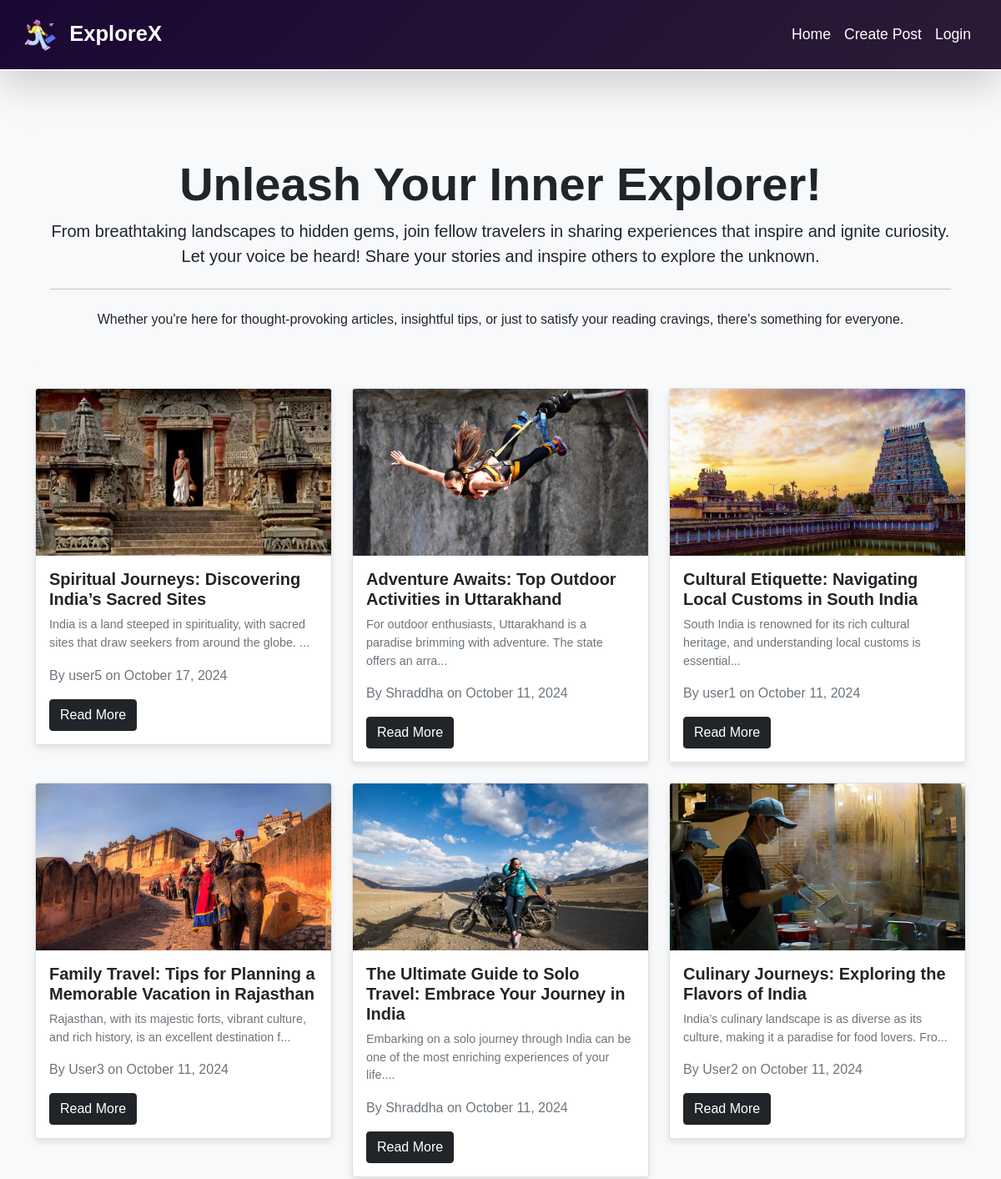
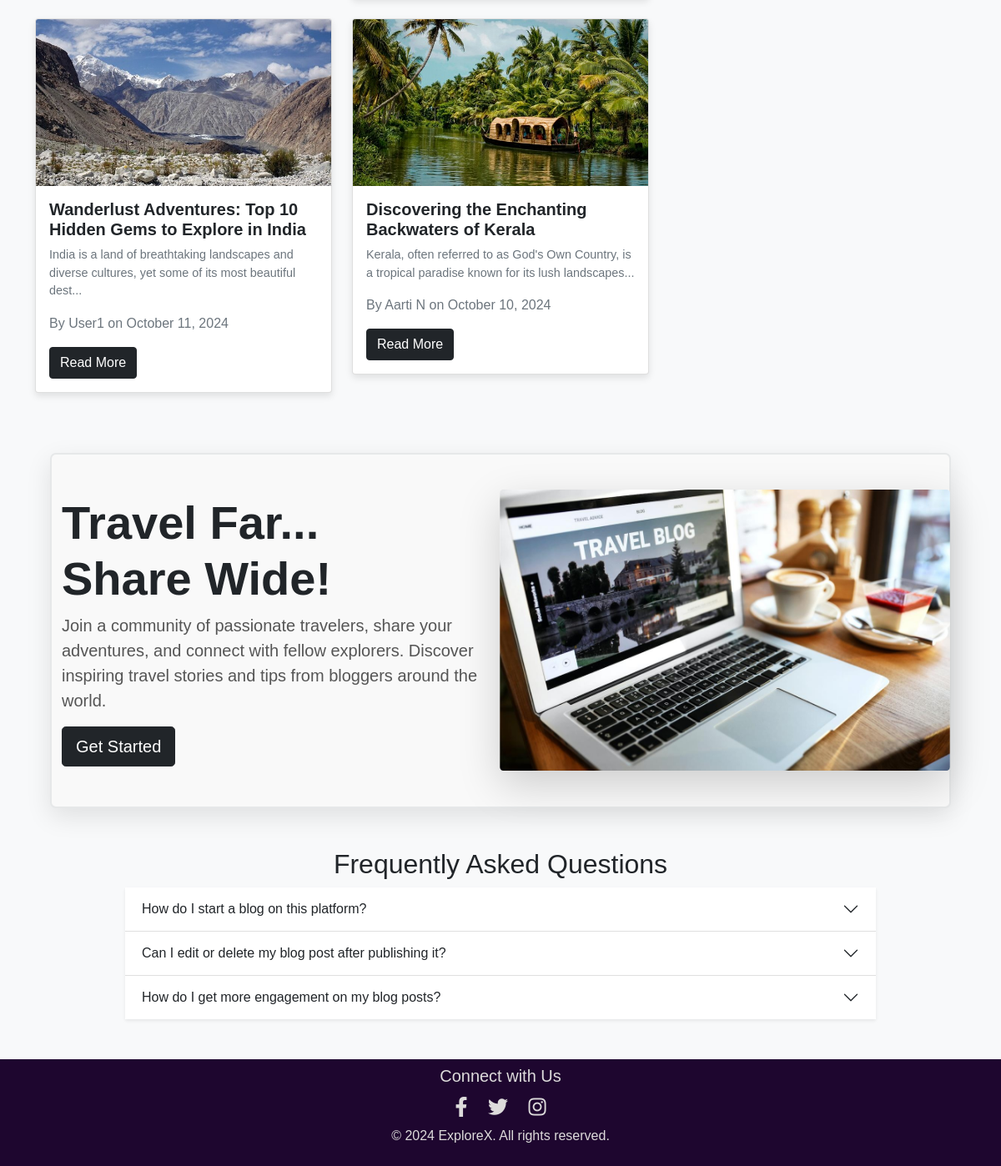
The page / on the database its author committed (2 pictures, top to bottom).
### tables this page shows
CREATE TABLE `posts` (
  `id` int(11) NOT NULL,
  `title` varchar(255) NOT NULL,
  `content` text NOT NULL,
  `author` varchar(100) NOT NULL,
  `date` datetime NOT NULL DEFAULT current_timestamp(),
  `image` varchar(255) NOT NULL,
  `likes` int(11) NOT NULL DEFAULT 0,
  `dislikes` int(11) NOT NULL DEFAULT 0
);

### index.php (the view, shortened to what this page needs)
<?php
require 'db_connect.php';
$sql = "SELECT * FROM posts ORDER BY date DESC";
$result = mysqli_query($conn, $sql);
?>
<!DOCTYPE html>
<html lang="en">
<head>
  <link href="https://stackpath.bootstrapcdn.com/bootstrap/4.5.2/css/bootstrap.min.css" rel="stylesheet">
  <link href="https://cdn.jsdelivr.net/npm/bootstrap@5.0.2/dist/css/bootstrap.min.css" rel="stylesheet">
  <link rel="stylesheet" href="https://cdnjs.cloudflare.com/ajax/libs/font-awesome/5.15.3/css/all.min.css">
  <link rel="stylesheet" href="style.css">
</head>
<body>
  <nav class="navbar navbar-expand-lg navbar-dark bg-dark sticky-top shadow-lg py-3">
    <div class="container">
    <a class="navbar-brand fw-bold" href="#">
    <img src="logo.png" alt="Logo" width="40" height="40" class="d-inline-block align-middle mr-2">
    ExploreX
    </a>
    <div class="collapse navbar-collapse" id="navbarNav">
      <ul class="navbar-nav ml-auto">
        <li class="nav-item active">
          <a class="nav-link" href="index.php">Home</a>
        </li>
        <li class="nav-item">
          <a class="nav-link active" href="submit_blog.php">Create Post</a>
        </li>
        <?php if (isset($_SESSION['user_id'])): ?>
        <li class="nav-item dropdown">
          <a class="nav-link active dropdown-toggle" href="#" id="userDropdown" role="button" data-toggle="dropdown"
            aria-haspopup="true" aria-expanded="false">
            <i class="fas fa-user-circle"></i>
            <?php echo htmlspecialchars($_SESSION['name']); ?>
          </a>
          <div class="dropdown-menu dropdown-menu-right" aria-labelledby="userDropdown">
            <a class="dropdown-item" href="logout.php">Logout</a>
          </div>
        </li>
        <?php else: ?>
        <li class="nav-item">
          <a class="nav-link active" href="login_signup.php">Login</a>
        </li>
        <?php endif; ?>
      </ul>
    </div>
    </div>
  </nav>
  <div class="container my-5">
    <div class="row" id="blog-posts">
    <div class="jumbotron text-center my-4" style="background-color: #f8f9fa; padding: 30px; border-radius: 10px;">
    <h1 class="display-4" style="font-weight: bold;">Unleash Your Inner Explorer!</h1>
    <p class="lead">From breathtaking landscapes to hidden gems, join fellow travelers in sharing experiences that inspire and ignite curiosity. Let your voice be heard! Share your stories and inspire others to explore the unknown.</p>
    <hr class="my-4">
    <p>Whether you're here for thought-provoking articles, insightful tips, or just to satisfy your reading cravings, there's something for everyone.</p>
</div>
      <?php
        if (mysqli_num_rows($result) > 0) {
            while ($row = mysqli_fetch_assoc($result)) {
                echo "
                <div class='col-md-4 mb-4'>
                    <div class='card blog-card'>
                        <img src='uploads/" . $row['image'] . "' class='card-img-top' alt='Blog Image'>
                        <div class='card-body'>
                            <h5 class='card-title'>" . htmlspecialchars($row['title']) . "</h5>
                            <p class='card-text'>" . htmlspecialchars(substr($row['content'], 0, 100)) . "...</p>
                            <p class='text-muted'>By " . htmlspecialchars($row['author']) . " on " . date("F j, Y", strtotime($row['date'])) . "</p>
                            <a href='view_post.php?id=" . $row['id'] . "' class='btn btn-dark'>Read More</a>
                        </div>
                    </div>
                </div>";
            }
        } else {
            echo "<p class='text-center'>No blog posts available at the moment. Please check back later!</p>";
        }
        ?>
    </div>
  </div>
<section class="hero border-hero my-5 py-5">
    <div class="container hero-container">
        <div class="row align-items-center">
            <div class="col-md-6">
                <h3 class="display-4 font-weight-bold">Travel Far...<br> Share Wide!</h3>
                <p class="lead">Join a community of passionate travelers, share your adventures, and connect with fellow explorers. Discover inspiring travel stories and tips from bloggers around the world.</p>
                <a href="login_signup.php" class="btn btn-dark btn-lg me-2">Get Started</a>
            </div>
            <div class="col-md-6 d-none d-md-block">
                <img src="discover.png" alt="Hero Image" class="img-fluid rounded shadow-lg">
            </div>
        </div>
    </div>
</section>
<h2 class="text-center">Frequently Asked Questions </h2>
<div class="d-flex justify-content-center mb-5">
  <div class="accordion accordion-flush w-75  shadow-sm" id="accordionFlushExample">
    <div class="accordion-item">
      <h2 class="accordion-header" id="flush-headingOne">
        <button class="accordion-button collapsed shadow-none" type="button" data-bs-toggle="collapse" data-bs-target="#flush-collapseOne" aria-expanded="false" aria-controls="flush-collapseOne">
        How do I start a blog on this platform?
        </button>
      </h2>
    </div>
    <div class="accordion-item">
      <h2 class="accordion-header" id="flush-headingTwo">
        <button class="accordion-button collapsed shadow-none" type="button" data-bs-toggle="collapse" data-bs-target="#flush-collapseTwo" aria-expanded="false" aria-controls="flush-collapseTwo">
        Can I edit or delete my blog post after publishing it?
        </button>
      </h2>
    </div>
    <div class="accordion-item">
      <h2 class="accordion-header" id="flush-headingThree">
        <button class="accordion-button collapsed shadow-none" type="button" data-bs-toggle="collapse" data-bs-target="#flush-collapseThree" aria-expanded="false" aria-controls="flush-collapseThree">
        How do I get more engagement on my blog posts?
        </button>
      </h2>
    </div>
  </div>
</div>
<footer class="text-center p-2 footer-color">
  <section class="social-icons text-center mb-1">
    <h5>Connect with Us</h5>
    <a href="#" class="social-icon"><i class="fab fa-facebook-f"></i></a>
    <a href="#" class="social-icon"><i class="fab fa-twitter"></i></a>
    <a href="#" class="social-icon"><i class="fab fa-instagram"></i></a>
  </section>
  <p>&copy; 2024 ExploreX. All rights reserved.</p>
</footer>
</body>
</html>

### style.css (style rules this page uses)
body { font-family: 'Arial', sans-serif; background-color: #f8f9fa; }
.navbar { position: sticky; top: 0; background: linear-gradient(135deg, #1a0734 0%, #2c1b35 100%); border-bottom: 2px solid #fff; z-index: 1000; }
.navbar-brand { font-size: 1.6rem; color: #fff; }
.navbar-nav .nav-link { font-size: 1.1rem; padding: 0.75rem 1.5rem; }
.navbar .container { max-width: 1200px; }
.nav-item.active .nav-link { color: #fff; }
.blog-card { box-shadow: 0 4px 8px rgba(0, 0, 0, 0.1); transition: transform 0.3s; }
.blog-card img { height: 200px; object-fit: cover; }
.blog-card .card-title { font-weight: bold; }
.blog-card .card-text { font-size: 0.9rem; color: #6c757d; }
footer { color: rgb(221, 219, 219); background-color: #1e062f; }
.hero { background-color: #f9f9f9; border: 2px solid #061a2f14; border-radius: 7px; box-shadow: 0 10px 30px rgba(0, 0, 0, 0.1); max-width: 90%; margin: 0 auto; }
.hero-container { display: flex; align-items: center; justify-content: space-between; }
.hero img { border-radius: 10px; box-shadow: 0px 8px 20px rgba(0, 0, 0, 0.15); transform: scale(1.05); }
.hero p { font-size: 1.25rem; color: #555; }
.social-icon { font-size: 24px; margin: 0 10px; color: inherit; }

### rows shown on the page
posts: image (picture), title "Spiritual Journeys: Discovering India’s Sacred Sites", content "India is a land steeped in spirituality, with sacred sites that draw seekers from around the globe.", author "user5", date "October 17, 2024"
posts: image (picture), title "Adventure Awaits: Top Outdoor Activities in Uttarakhand", content "For outdoor enthusiasts, Uttarakhand is a paradise brimming with adventure. The state offers an arra", author "Shraddha", date "October 11, 2024"
posts: image (picture), title "Cultural Etiquette: Navigating Local Customs in South India", content "South India is renowned for its rich cultural heritage, and understanding local customs is essential", author "user1", date "October 11, 2024"
posts: image (picture), title "Family Travel: Tips for Planning a Memorable Vacation in Rajasthan", content "Rajasthan, with its majestic forts, vibrant culture, and rich history, is an excellent destination f", author "User3", date "October 11, 2024"
posts: image (picture), title "The Ultimate Guide to Solo Travel: Embrace Your Journey in India", content "Embarking on a solo journey through India can be one of the most enriching experiences of your life.", author "Shraddha", date "October 11, 2024"
posts: image (picture), title "Culinary Journeys: Exploring the Flavors of India", content "India’s culinary landscape is as diverse as its culture, making it a paradise for food lovers. Fro", author "User2", date "October 11, 2024"
posts: image (picture), title "Wanderlust Adventures: Top 10 Hidden Gems to Explore in India", content "India is a land of breathtaking landscapes and diverse cultures, yet some of its most beautiful dest", author "User1", date "October 11, 2024"
posts: image (picture), title "Discovering the Enchanting Backwaters of Kerala", content "Kerala, often referred to as God's Own Country, is a tropical paradise known for its lush landscapes", author "Aarti N", date "October 10, 2024"
